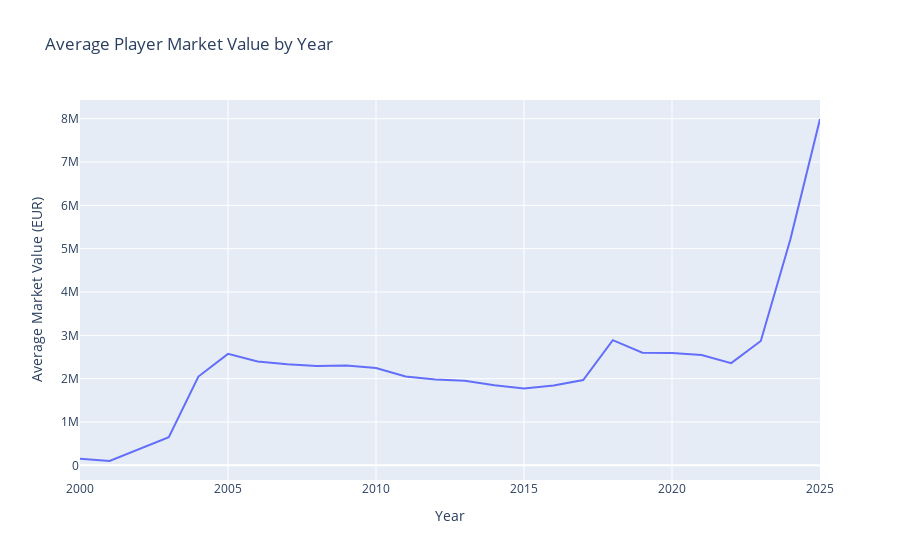

This figure's notebook cell:
### Code cell
fig_year.show()

### Figure 1 — Plotly figure (JSON) as saved in the notebook; plotly's stock layout.template omitted (floating-point values rounded to 4 significant figures)
{"data": [{"customdata": [[1], [1], [2], [2303], [2438], [2665], [5598], [9215], [11875], [13534], [17439], [19105], [21920], [22818], [28688], [31863], [32752], [37039], [39717], [41286], [47856], [45778], [40260], [20404], [2049]], "hovertemplate": "Year=%{x}<br>Average Market Value (EUR)=%{y}<br>player_count=%{customdata[0]}<extra></extra>", "legendgroup": "", "line": {"color": "#636efa", "dash": "solid"}, "marker": {"symbol": "circle"}, "mode": "lines", "name": "", "orientation": "v", "showlegend": false, "type": "scatter", "x": [2000, 2001, 2003, 2004, 2005, 2006, 2007, 2008, 2009, 2010, 2011, 2012, 2013, 2014, 2015, 2016, 2017, 2018, 2019, 2020, 2021, 2022, 2023, 2024, 2025], "xaxis": "x", "y": [150000, 100000, 650000, 2049000.0, 2573000.0, 2395000.0, 2334000.0, 2290000.0, 2301000.0, 2248000.0, 2051000.0, 1980000.0, 1953000.0, 1848000.0, 1772000.0, 1841000.0, 1970000.0, 2890000.0, 2598000.0, 2590000.0, 2544000.0, 2359000.0, 2871000.0, 5217000.0, 7993000.0], "yaxis": "y"}], "layout": {"legend": {"tracegroupgap": 0}, "title": {"text": "Average Player Market Value by Year"}, "xaxis": {"anchor": "y", "domain": [0, 1], "title": {"text": "Year"}}, "yaxis": {"anchor": "x", "domain": [0, 1], "title": {"text": "Average Market Value (EUR)"}}}}
